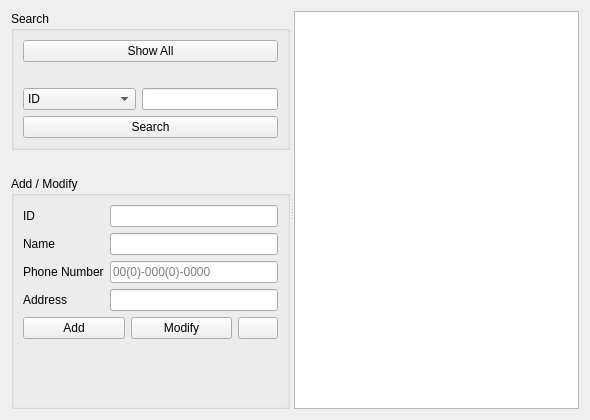
<?xml version="1.0" encoding="UTF-8"?>
<ui version="4.0">
 <class>ClientManagerForm</class>
 <widget class="QWidget" name="ClientManagerForm">
  <property name="geometry">
   <rect>
    <x>0</x>
    <y>0</y>
    <width>590</width>
    <height>420</height>
   </rect>
  </property>
  <property name="windowTitle">
   <string>Client Info</string>
  </property>
  <layout class="QVBoxLayout" name="verticalLayout_3">
   <item>
    <widget class="QSplitter" name="splitter">
     <property name="orientation">
      <enum>Qt::Horizontal</enum>
     </property>
     <widget class="QWidget" name="layoutWidget">
      <layout class="QVBoxLayout" name="toolVerticalLayout">
       <item>
        <widget class="QGroupBox" name="searchGroupBox">
         <property name="title">
          <string>Search</string>
         </property>
         <layout class="QVBoxLayout" name="verticalLayout_2">
          <item>
           <widget class="QPushButton" name="showAllPushButton">
            <property name="text">
             <string>Show All</string>
            </property>
           </widget>
          </item>
          <item>
           <spacer name="verticalSpacer">
            <property name="orientation">
             <enum>Qt::Vertical</enum>
            </property>
            <property name="sizeType">
             <enum>QSizePolicy::Fixed</enum>
            </property>
            <property name="sizeHint" stdset="0">
             <size>
              <width>20</width>
              <height>20</height>
             </size>
            </property>
           </spacer>
          </item>
          <item>
           <layout class="QHBoxLayout" name="searchHorizontalLayout">
            <item>
             <widget class="QComboBox" name="searchComboBox">
              <item>
               <property name="text">
                <string>ID</string>
               </property>
              </item>
              <item>
               <property name="text">
                <string>Name</string>
               </property>
              </item>
              <item>
               <property name="text">
                <string>Phone Number</string>
               </property>
              </item>
              <item>
               <property name="text">
                <string>Address</string>
               </property>
              </item>
             </widget>
            </item>
            <item>
             <widget class="QLineEdit" name="searchLineEdit"/>
            </item>
           </layout>
          </item>
          <item>
           <widget class="QPushButton" name="searchPushButton">
            <property name="text">
             <string>Search</string>
            </property>
           </widget>
          </item>
         </layout>
        </widget>
       </item>
       <item>
        <spacer name="verticalSpacer_2">
         <property name="orientation">
          <enum>Qt::Vertical</enum>
         </property>
         <property name="sizeType">
          <enum>QSizePolicy::Fixed</enum>
         </property>
         <property name="sizeHint" stdset="0">
          <size>
           <width>20</width>
           <height>20</height>
          </size>
         </property>
        </spacer>
       </item>
       <item>
        <widget class="QGroupBox" name="inputGroupBox">
         <property name="title">
          <string>Add / Modify</string>
         </property>
         <layout class="QVBoxLayout" name="verticalLayout">
          <item>
           <layout class="QFormLayout" name="clientFormLayout">
            <item row="0" column="0">
             <widget class="QLabel" name="idLabel">
              <property name="text">
               <string>ID</string>
              </property>
              <property name="buddy">
               <cstring>idLineEdit</cstring>
              </property>
             </widget>
            </item>
            <item row="1" column="0">
             <widget class="QLabel" name="nameLabel">
              <property name="text">
               <string>Name</string>
              </property>
              <property name="buddy">
               <cstring>nameLineEdit</cstring>
              </property>
             </widget>
            </item>
            <item row="3" column="0">
             <widget class="QLabel" name="addressLabel">
              <property name="text">
               <string>Address</string>
              </property>
              <property name="buddy">
               <cstring>addressLineEdit</cstring>
              </property>
             </widget>
            </item>
            <item row="2" column="0">
             <widget class="QLabel" name="phoneNumberLabel">
              <property name="text">
               <string>Phone Number</string>
              </property>
              <property name="buddy">
               <cstring>phoneNumberLineEdit</cstring>
              </property>
             </widget>
            </item>
            <item row="0" column="1">
             <widget class="QLineEdit" name="idLineEdit">
              <property name="readOnly">
               <bool>true</bool>
              </property>
             </widget>
            </item>
            <item row="1" column="1">
             <widget class="QLineEdit" name="nameLineEdit"/>
            </item>
            <item row="2" column="1">
             <widget class="QLineEdit" name="phoneNumberLineEdit">
              <property name="placeholderText">
               <string>00(0)-000(0)-0000</string>
              </property>
             </widget>
            </item>
            <item row="3" column="1">
             <widget class="QLineEdit" name="addressLineEdit"/>
            </item>
           </layout>
          </item>
          <item>
           <layout class="QHBoxLayout" name="addHorizontalLayout">
            <item>
             <widget class="QPushButton" name="addPushButton">
              <property name="text">
               <string>Add</string>
              </property>
             </widget>
            </item>
            <item>
             <widget class="QPushButton" name="modifyPushButton">
              <property name="text">
               <string>Modify</string>
              </property>
             </widget>
            </item>
            <item>
             <widget class="QPushButton" name="cleanPushButton">
              <property name="sizePolicy">
               <sizepolicy hsizetype="Fixed" vsizetype="Fixed">
                <horstretch>0</horstretch>
                <verstretch>0</verstretch>
               </sizepolicy>
              </property>
              <property name="text">
               <string/>
              </property>
              <property name="icon">
               <iconset resource="resource.qrc">
                <normaloff>:/images/erase.png</normaloff>:/images/erase.png</iconset>
              </property>
             </widget>
            </item>
           </layout>
          </item>
          <item>
           <spacer name="verticalSpacer_3">
            <property name="orientation">
             <enum>Qt::Vertical</enum>
            </property>
            <property name="sizeHint" stdset="0">
             <size>
              <width>20</width>
              <height>40</height>
             </size>
            </property>
           </spacer>
          </item>
         </layout>
        </widget>
       </item>
      </layout>
     </widget>
     <widget class="QWidget" name="verticalLayoutWidget">
      <layout class="QVBoxLayout" name="listVerticalLayout">
       <item>
        <widget class="QTreeView" name="treeView">
         <property name="editTriggers">
          <set>QAbstractItemView::NoEditTriggers</set>
         </property>
         <property name="rootIsDecorated">
          <bool>false</bool>
         </property>
        </widget>
       </item>
      </layout>
     </widget>
    </widget>
   </item>
  </layout>
 </widget>
 <resources>
  <include location="resource.qrc"/>
 </resources>
 <connections/>
</ui>
